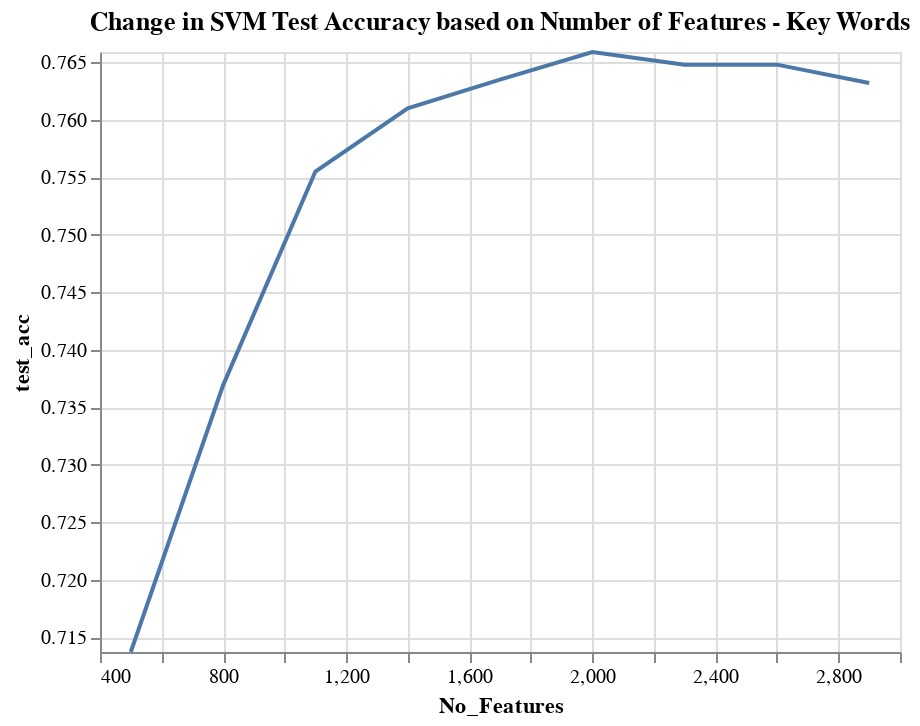

The notebook cell this image was saved under:
### Code cell
import altair as alt

y_max = df_overall['test_acc'].max()
y_min = df_overall['test_acc'].min()

alt.Chart(df_overall).mark_line().encode(
    alt.Y('test_acc',scale=alt.Scale(domain=(y_min,y_max))),
    x='No_Features'
    
).properties(title="Change in SVM Test Accuracy based on Number of Features - Key Words")

### Figure 1 — Vega-Lite specification as saved in the notebook (floating-point values rounded to 4 significant figures)
{"config": {"view": {"continuousWidth": 400, "continuousHeight": 300}}, "data": {"name": "data-19bcd42104c435731fe2ed73e4696e1d"}, "mark": "line", "encoding": {"x": {"type": "quantitative", "field": "No_Features"}, "y": {"type": "quantitative", "field": "test_acc", "scale": {"domain": [0.7137, 0.7659]}}}, "title": "Change in SVM Test Accuracy based on Number of Features - Key Words", "$schema": "https://vega.github.io/schema/vega-lite/v4.8.1.json", "datasets": {"data-19bcd42104c435731fe2ed73e4696e1d": [{"No_Features": 500, "Model": "SVM", "Class_Weights": "dr:8 and sx:10", "tfidf_mindf": 25, "tfidf_maxdf": 0.9, "cv_5_mean_acc": 0.7165, "test_acc": 0.7137, "precision": 0.7128, "TPR/Recall": 0.7137, "F1 Score": 0.7085}, {"No_Features": 800, "Model": "SVM", "Class_Weights": "dr:8 and sx:10", "tfidf_mindf": 25, "tfidf_maxdf": 0.9, "cv_5_mean_acc": 0.7436, "test_acc": 0.7369, "precision": 0.7344, "TPR/Recall": 0.7369, "F1 Score": 0.7334}, {"No_Features": 1100, "Model": "SVM", "Class_Weights": "dr:8 and sx:10", "tfidf_mindf": 25, "tfidf_maxdf": 0.9, "cv_5_mean_acc": 0.7571, "test_acc": 0.7555, "precision": 0.7529, "TPR/Recall": 0.7555, "F1 Score": 0.7531}, {"No_Features": 1400, "Model": "SVM", "Class_Weights": "dr:8 and sx:10", "tfidf_mindf": 25, "tfidf_maxdf": 0.9, "cv_5_mean_acc": 0.7624, "test_acc": 0.761, "precision": 0.7587, "TPR/Recall": 0.761, "F1 Score": 0.759}, {"No_Features": 1700, "Model": "SVM", "Class_Weights": "dr:8 and sx:10", "tfidf_mindf": 25, "tfidf_maxdf": 0.9, "cv_5_mean_acc": 0.7645, "test_acc": 0.7635, "precision": 0.7615, "TPR/Recall": 0.7635, "F1 Score": 0.7618}, {"No_Features": 2000, "Model": "SVM", "Class_Weights": "dr:8 and sx:10", "tfidf_mindf": 25, "tfidf_maxdf": 0.9, "cv_5_mean_acc": 0.7679, "test_acc": 0.7659, "precision": 0.7635, "TPR/Recall": 0.7659, "F1 Score": 0.7641}, {"No_Features": 2300, "Model": "SVM", "Class_Weights": "dr:8 and sx:10", "tfidf_mindf": 25, "tfidf_maxdf": 0.9, "cv_5_mean_acc": 0.7668, "test_acc": 0.7648, "precision": 0.7631, "TPR/Recall": 0.7648, "F1 Score": 0.7635}, {"No_Features": 2600, "Model": "SVM", "Class_Weights": "dr:8 and sx:10", "tfidf_mindf": 25, "tfidf_maxdf": 0.9, "cv_5_mean_acc": 0.7645, "test_acc": 0.7648, "precision": 0.7631, "TPR/Recall": 0.7648, "F1 Score": 0.7635}, {"No_Features": 2900, "Model": "SVM", "Class_Weights": "dr:8 and sx:10", "tfidf_mindf": 25, "tfidf_maxdf": 0.9, "cv_5_mean_acc": 0.762, "test_acc": 0.7632, "precision": 0.7616, "TPR/Recall": 0.7632, "F1 Score": 0.7619}, {"No_Features": 500, "Model": "SVM", "Class_Weights": "dr:8 and sx:10", "tfidf_mindf": 25, "tfidf_maxdf": 0.9, "cv_5_mean_acc": 0.7165, "test_acc": 0.7137, "precision": 0.7128, "TPR/Recall": 0.7137, "F1 Score": 0.7085}, {"No_Features": 800, "Model": "SVM", "Class_Weights": "dr:8 and sx:10", "tfidf_mindf": 25, "tfidf_maxdf": 0.9, "cv_5_mean_acc": 0.7436, "test_acc": 0.7369, "precision": 0.7344, "TPR/Recall": 0.7369, "F1 Score": 0.7334}, {"No_Features": 1100, "Model": "SVM", "Class_Weights": "dr:8 and sx:10", "tfidf_mindf": 25, "tfidf_maxdf": 0.9, "cv_5_mean_acc": 0.7571, "test_acc": 0.7555, "precision": 0.7529, "TPR/Recall": 0.7555, "F1 Score": 0.7531}, {"No_Features": 1400, "Model": "SVM", "Class_Weights": "dr:8 and sx:10", "tfidf_mindf": 25, "tfidf_maxdf": 0.9, "cv_5_mean_acc": 0.7624, "test_acc": 0.761, "precision": 0.7587, "TPR/Recall": 0.761, "F1 Score": 0.759}, {"No_Features": 1700, "Model": "SVM", "Class_Weights": "dr:8 and sx:10", "tfidf_mindf": 25, "tfidf_maxdf": 0.9, "cv_5_mean_acc": 0.7645, "test_acc": 0.7635, "precision": 0.7615, "TPR/Recall": 0.7635, "F1 Score": 0.7618}, {"No_Features": 2000, "Model": "SVM", "Class_Weights": "dr:8 and sx:10", "tfidf_mindf": 25, "tfidf_maxdf": 0.9, "cv_5_mean_acc": 0.7679, "test_acc": 0.7659, "precision": 0.7635, "TPR/Recall": 0.7659, "F1 Score": 0.7641}, {"No_Features": 2300, "Model": "SVM", "Class_Weights": "dr:8 and sx:10", "tfidf_mindf": 25, "tfidf_maxdf": 0.9, "cv_5_mean_acc": 0.7668, "test_acc": 0.7648, "precision": 0.7631, "TPR/Recall": 0.7648, "F1 Score": 0.7635}, {"No_Features": 2600, "Model": "SVM", "Class_Weights": "dr:8 and sx:10", "tfidf_mindf": 25, "tfidf_maxdf": 0.9, "cv_5_mean_acc": 0.7645, "test_acc": 0.7648, "precision": 0.7631, "TPR/Recall": 0.7648, "F1 Score": 0.7635}, {"No_Features": 2900, "Model": "SVM", "Class_Weights": "dr:8 and sx:10", "tfidf_mindf": 25, "tfidf_maxdf": 0.9, "cv_5_mean_acc": 0.762, "test_acc": 0.7632, "precision": 0.7616, "TPR/Recall": 0.7632, "F1 Score": 0.7619}, {"No_Features": 500, "Model": "SVM", "Class_Weights": "dr:8 and sx:10", "tfidf_mindf": 25, "tfidf_maxdf": 0.9, "cv_5_mean_acc": 0.7165, "test_acc": 0.7137, "precision": 0.7128, "TPR/Recall": 0.7137, "F1 Score": 0.7085}, {"No_Features": 800, "Model": "SVM", "Class_Weights": "dr:8 and sx:10", "tfidf_mindf": 25, "tfidf_maxdf": 0.9, "cv_5_mean_acc": 0.7436, "test_acc": 0.7369, "precision": 0.7344, "TPR/Recall": 0.7369, "F1 Score": 0.7334}, {"No_Features": 1100, "Model": "SVM", "Class_Weights": "dr:8 and sx:10", "tfidf_mindf": 25, "tfidf_maxdf": 0.9, "cv_5_mean_acc": 0.7571, "test_acc": 0.7555, "precision": 0.7529, "TPR/Recall": 0.7555, "F1 Score": 0.7531}, {"No_Features": 1400, "Model": "SVM", "Class_Weights": "dr:8 and sx:10", "tfidf_mindf": 25, "tfidf_maxdf": 0.9, "cv_5_mean_acc": 0.7624, "test_acc": 0.761, "precision": 0.7587, "TPR/Recall": 0.761, "F1 Score": 0.759}, {"No_Features": 1700, "Model": "SVM", "Class_Weights": "dr:8 and sx:10", "tfidf_mindf": 25, "tfidf_maxdf": 0.9, "cv_5_mean_acc": 0.7645, "test_acc": 0.7635, "precision": 0.7615, "TPR/Recall": 0.7635, "F1 Score": 0.7618}, {"No_Features": 2000, "Model": "SVM", "Class_Weights": "dr:8 and sx:10", "tfidf_mindf": 25, "tfidf_maxdf": 0.9, "cv_5_mean_acc": 0.7679, "test_acc": 0.7659, "precision": 0.7635, "TPR/Recall": 0.7659, "F1 Score": 0.7641}, {"No_Features": 2300, "Model": "SVM", "Class_Weights": "dr:8 and sx:10", "tfidf_mindf": 25, "tfidf_maxdf": 0.9, "cv_5_mean_acc": 0.7668, "test_acc": 0.7648, "precision": 0.7631, "TPR/Recall": 0.7648, "F1 Score": 0.7635}, {"No_Features": 2600, "Model": "SVM", "Class_Weights": "dr:8 and sx:10", "tfidf_mindf": 25, "tfidf_maxdf": 0.9, "cv_5_mean_acc": 0.7645, "test_acc": 0.7648, "precision": 0.7631, "TPR/Recall": 0.7648, "F1 Score": 0.7635}, {"No_Features": 2900, "Model": "SVM", "Class_Weights": "dr:8 and sx:10", "tfidf_mindf": 25, "tfidf_maxdf": 0.9, "cv_5_mean_acc": 0.762, "test_acc": 0.7632, "precision": 0.7616, "TPR/Recall": 0.7632, "F1 Score": 0.7619}]}}
